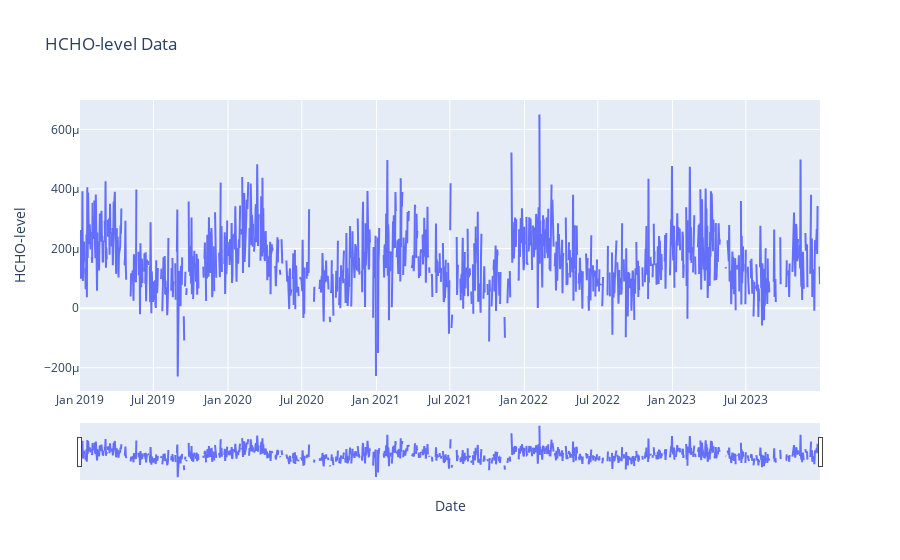

Notebook source saved alongside this figure:
### Code cell
import plotly.graph_objs as go
fig = go.Figure()


fig.add_trace(go.Scatter(x=cmb2.index, y=cmb2['HCHO_reading'], mode='lines', name='HCHO_reading'))

# Update layout
fig.update_layout(title='HCHO-level Data',
                  xaxis_title='Date',
                  yaxis_title='HCHO-level',
                  xaxis=dict(rangeslider=dict(visible=True), type='date'))

# Show the plot
fig.show()

### Figure 1 — Plotly figure (JSON) as saved in the notebook; plotly's stock layout.template omitted (floating-point values rounded to 4 significant figures; data arrays with more than 128 entries replaced by an {"elided": "..."} marker saying what was removed)
{"data": [{"mode": "lines", "name": "HCHO_reading", "type": "scatter", "x": {"elided": "1826 str values"}, "y": {"elided": "1826 float values"}}], "layout": {"title": {"text": "HCHO-level Data"}, "xaxis": {"rangeslider": {"visible": true}, "title": {"text": "Date"}, "type": "date"}, "yaxis": {"title": {"text": "HCHO-level"}}}}
